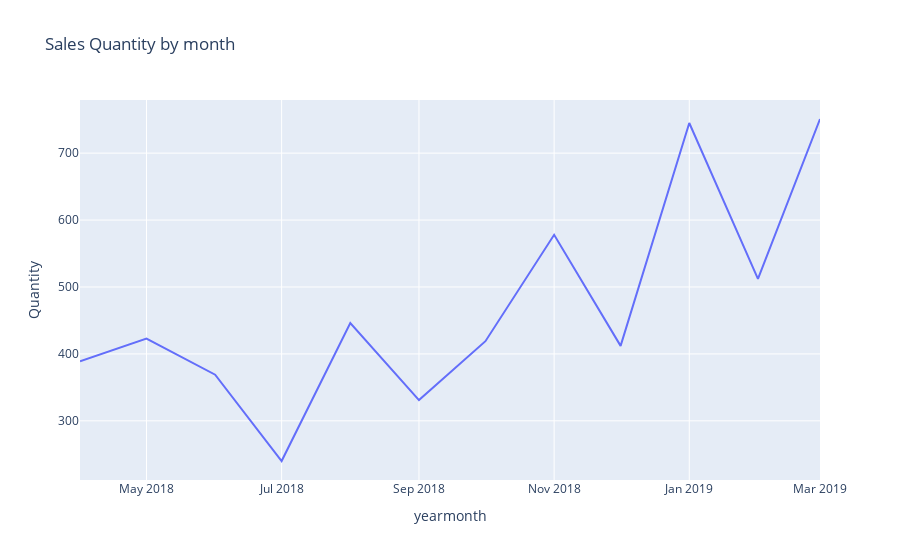

This figure's notebook cell:
### Markdown cell above
### Line 그래프 그리기

### Code cell
fig1 = px.line(df, x='yearmonth', y = 'Quantity', title = 'Sales Quantity by month')
fig1.show()

### Figure 1 — Plotly figure (JSON) as saved in the notebook; plotly's stock layout.template omitted (floating-point values rounded to 4 significant figures)
{"data": [{"hovertemplate": "yearmonth=%{x}<br>Quantity=%{y}<extra></extra>", "legendgroup": "", "line": {"color": "#636efa", "dash": "solid"}, "marker": {"symbol": "circle"}, "mode": "lines", "name": "", "orientation": "v", "showlegend": false, "type": "scatter", "x": ["2018-04", "2018-05", "2018-06", "2018-07", "2018-08", "2018-09", "2018-10", "2018-11", "2018-12", "2019-01", "2019-02", "2019-03"], "xaxis": "x", "y": [389, 423, 369, 240, 446, 331, 419, 578, 412, 745, 512, 751], "yaxis": "y"}], "layout": {"legend": {"tracegroupgap": 0}, "title": {"text": "Sales Quantity by month"}, "xaxis": {"anchor": "y", "domain": [0, 1], "title": {"text": "yearmonth"}}, "yaxis": {"anchor": "x", "domain": [0, 1], "title": {"text": "Quantity"}}}}
